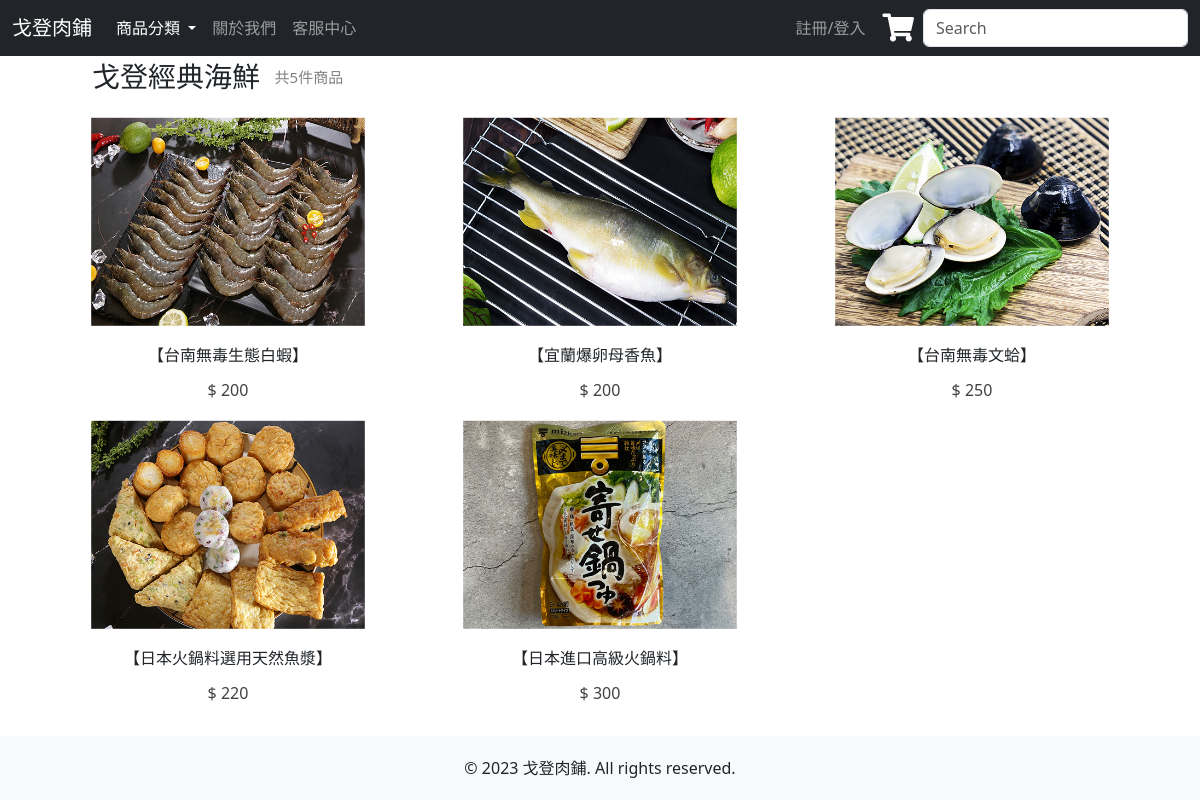
Before: /seafood/ with the older database file.
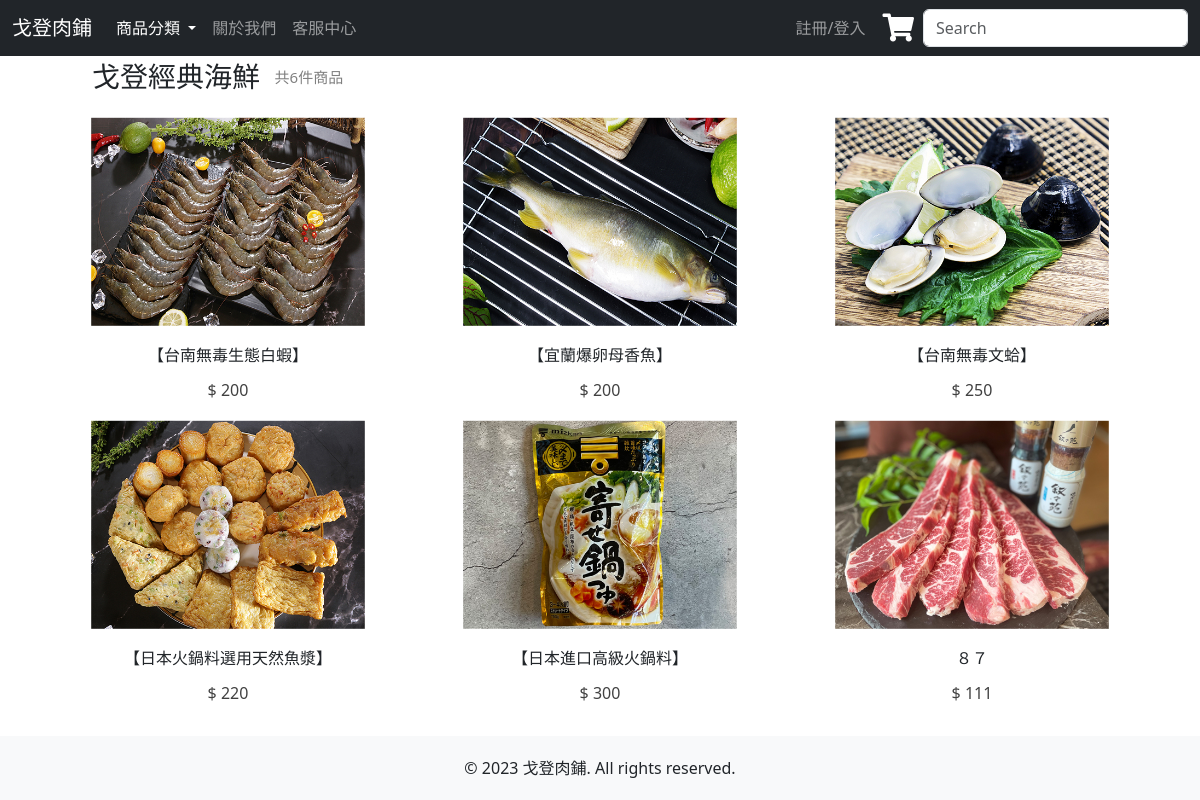
After: the same page with the newer database file.
### mywebsite/models.py (models this page shows)
class product(models.Model):
    PRODUCT_STATUS_CHOICES = [
        ('IN_STOCK', '上架'),
        ('OUT_OF_STOCK', '下架'),
        ('UNAVAILABLE', '缺貨'),
    ]
    PID = models.AutoField('產品編號', primary_key=True)
    PPrice = models.IntegerField('產品價錢')
    PName = models.CharField('產品名稱', max_length=100)
    PDetail = models.CharField('產品內容', max_length=10000)
    Pspec = models.IntegerField('產品規格',default=0)
    Pnum = models.IntegerField('產品數量',default=0)
    PStatus = models.CharField('產品狀態', max_length=13, choices=PRODUCT_STATUS_CHOICES, default='IN_STOCK')
    PPhoto = models.ImageField('產品圖片', upload_to='product_images/', blank=True, null=True)
    PCategory = models.CharField('產品分類', max_length=20) #也可以用選項

### mywebsite/views.py (the view)
# urls.py: path('seafood/', views.seafood_view),
def seafood_view(request):
    Category = product.objects.filter( PCategory = 'seafood' )
    count = Category.count()
    return render(request, 'for_seafood.html', locals())

### templates/for_seafood.html (shortened to what the changed rows need)
<!DOCTYPE html>
<html lang="en">
  <head>
    <link href="https://cdn.jsdelivr.net/npm/bootstrap@5.3.0-alpha3/dist/css/bootstrap.min.css" rel="stylesheet">
    {% load static %}
    <link href="{% static 'css/styles.css'%}" rel="stylesheet" />
    <link rel="stylesheet" href="https://use.fontawesome.com/releases/v5.6.3/css/all.css"
>
</head>
    <body id="page-top" style="display: flex; flex-direction: column; min-height: 100vh;">
    <div class="container content" style="flex: 1;">
      <h3 class="title" style=" margin-left: 50px;margin-top: 20px; margin-bottom: -30px;  display: flex;align-items: center;">戈登經典海鮮&nbsp;&nbsp;<small style="color:gray; font-size:15px;">共{{count}}件商品</small></h3>
        <div class="row justify-content-center">
          <div class="row row-cols-1 row-cols-md-2 row-cols-lg-3 custom-col">
              {% for i in Category %}
                <div class="col product" style="margin-bottom: -115px;">
                  <div class="card small-card" >
                    {% if i.PPhoto %}
                      <img src="{{ i.PPhoto.url }}" class="card-img-top" alt="{{ i.PName }}"onclick="submitForm('{{ i.PID }}')">
                    {% else %}
                      <p>No photo available</p>
                    {% endif %}
                    <div class="card-body d-flex justify-content-center">
                      <form id="form{{ i.PID }}" action="/detail/" method="POST">{% csrf_token %}
                        <input type="submit" value="{{ i.PName }}" class="card-title btn btn-outline-dark text-center" style="border: none; font-size: 20px; background-color: inherit; color: inherit; border-color: inherit;">
                        <p class="text-center" style="font-size: 20px; color: rgb(65, 65, 65);font-weight: lighter; cursor: default;">$ {{ i.PPrice }}</p>
                      </form>
                    </div>
                  </div>
                </div>
              {% endfor %}
          </div>
        </div>
    </div>
    </body>
</html>

Changed rows visible on the page:
added product: PPhoto (picture), PName "８７", PPrice "111"
Other visible differences:
{{ count }}: "5" → "6"
